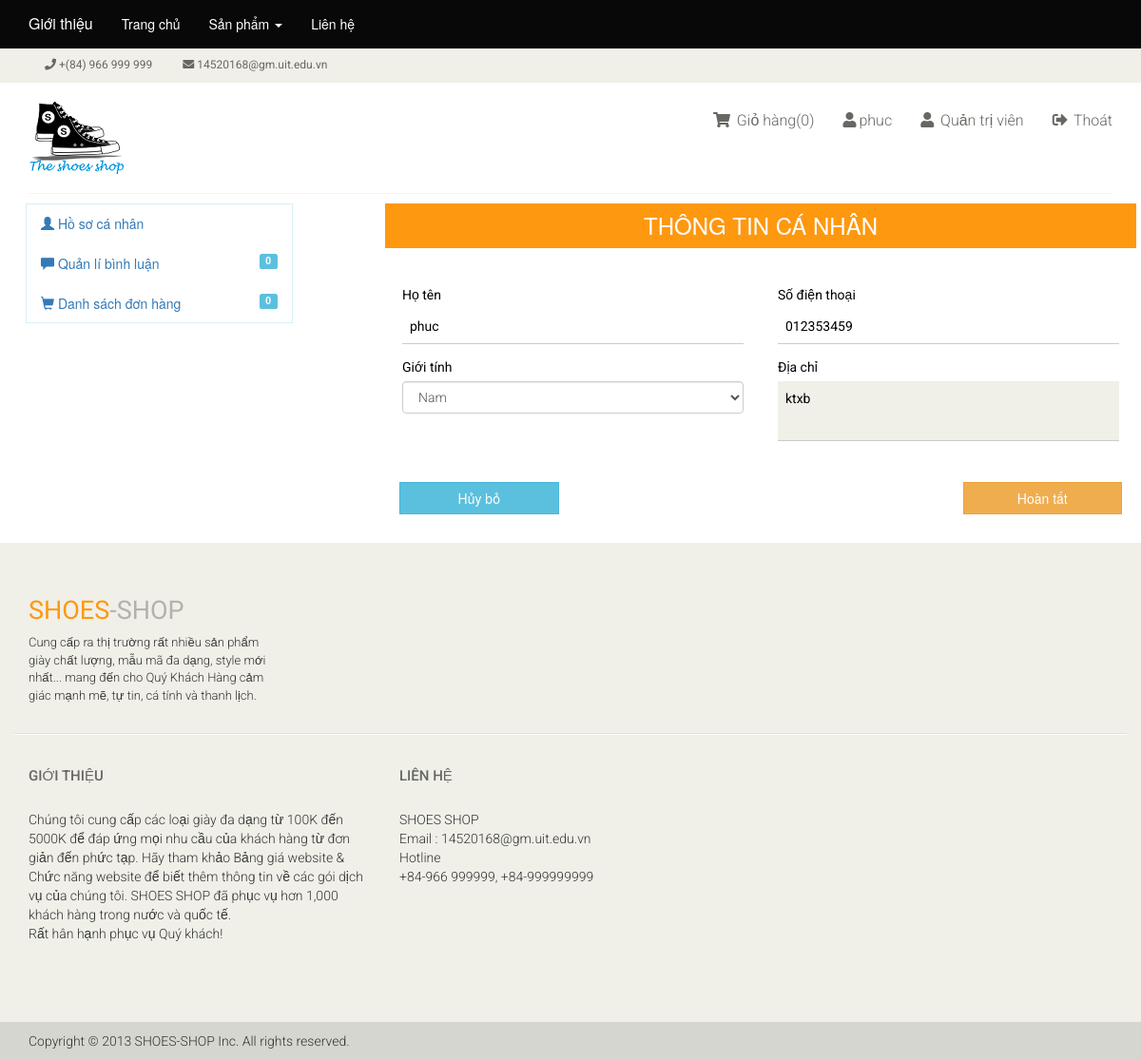
Screenshot of /nguoidung/index.php?p=hosocanhansua (signed in) with the database file from the repository.
### tables this page shows
CREATE TABLE `nguoidung` (
  `id_nguoi_dung` int(11) NOT NULL,
  `tai_khoan` varchar(50) NOT NULL,
  `ho_ten` varchar(100) NOT NULL,
  `anh_nguoi_dung` varchar(255) NOT NULL,
  `gioi_tinh` tinyint(4) NOT NULL,
  `so_dien_thoai` varchar(20) NOT NULL,
  `mat_khau` varchar(100) NOT NULL,
  `level` tinyint(2) NOT NULL,
  `dia_chi` varchar(255) NOT NULL,
  `code` varchar(50) NOT NULL
);

### nguoidung/function/nguoidung.php (called while the page is built, shortened)
<?php
	function thongtinNguoiDung($taikhoan){
		$qr="SELECT * FROM `nguoidung` WHERE tai_khoan='$taikhoan'";
		return mysql_query($qr);
	}
?>

### nguoidung/pagend/hosocanhansua.php (the view, shortened to what this page needs)
<div class="row">
	<h3 style="margin-top: 0px;background-color: #FE980F;text-transform: uppercase;text-align: center;color: #ffffff;padding-bottom: 10px;padding-top: 10px;">thông tin cá nhân</h3>
</div>
<div class=row>
	<form action="" method="POST" class="thongtinkhachhang" >
		<div class="col-xs-12 col-sm-6 col-md-6 col-lg-6">
					<div class="shopper-info" id="themsp_lable">
							<?php
								$taikhoan=$_SESSION['username'];
								$info=thongtinNguoiDung($taikhoan);
								while ($row_info=mysql_fetch_array($info)) {
							?>
							<label id="nomal_lable">Họ tên </label>
							<input id="suathongtincanhan" required type="text" placeholder="Nhập họ tên." value="<?php echo $row_info['ho_ten']?>" name="txtTen">
							<label id="nomal_lable">Giới tính </label>
							<select class="form-control" name="OpGioiTinh">
								<?php
									if ($row_info['gioi_tinh']==1){
										echo ' <option value="1" selected > Nam</option>
			                    			<option value="0" > Nữ</option>  ';
									}
									else{
										echo ' <option value="1"> Nam</option>
			                    			<option value="0" selected> Nữ</option>  ';
									}
								?>
		             		</select>
		             		<?php
								}
							?>
					</div>
		</div>
		<div class="col-xs-12 col-sm-6 col-md-6 col-lg-6">
			<div class="shopper-info" id="themsp_lable">
					<?php
						$taikhoan=$_SESSION['username'];
						$info=thongtinNguoiDung($taikhoan);
						while ($row_info=mysql_fetch_array($info)) {
					?>
					<label id="nomal_lable">Số điện thoại </label>
					<input name="txtSDT" id="suathongtincanhan" type="number" required placeholder="Nhập số điện thoại." value="<?php echo $row_info['so_dien_thoai']?>" id="nomal_lable">
					<label id="nomal_lable">Địa chỉ </label>
					<textarea id="suathongtincanhan" name="DiaChi" required id="nomal_lable" rows="3" placeholder="Nhập địa chỉ." maxlength="100" style="height: 63px;" value="<?php echo $row_info['dia_chi']?>"><?php echo $row_info['dia_chi']?></textarea>
					<?php
						}
					?>
			</div>
		</div>
		<div class="col-xs-12 col-sm-6 col-md-3 col-lg-3">
			<button  type="submit" name="btn_huy" class="btn btn-info pull-left" style="border-radius: 0px;width: 100%;margin-bottom: 10px"> Hủy bỏ</button>
		</div>
		<div class="col-xs-12 col-sm-6 col-md-offset-6 col-md-3 col-lg-offset-6 col-lg-3">
			<button type="submit" name="btn_xacnhan" class="btn btn-warning pull-right"  style=" border-radius: 0px;width: 100%;margin-bottom: 10px">Hoàn tất</button>
		</div>
	</form>
</div>

### nguoidung/css/starter-template.css (style rules this page uses)
body { padding-top: 50px; }

### nguoidung/css/main.css (style rules this page uses)
body { font-family: 'Roboto', sans-serif; background:; position: relative; font-weight:400px; }
h1, h2, h3, h4, h5, h6 { font-family: 'Roboto', sans-serif; }
.user_info input, select, textarea { background: #F0F0E9; border:0; color: #696763; padding: 5px; width: 100%; border-radius: 0; resize: none }
.shopper-info ,#nguoimua ,#nguoinhan { color: #FE980F; padding-top: 3px; font-family: 'Roboto', sans-serif; font-size: 18px; font-weight: 700; margin: 0 auto 30px; text-align: left; text-transform: uppercase; position: relative; z-index: 3; padding: 3px; }
.shopper-info ,#nguoimuaunloggin { color: black; padding-top: 3px; font-family: 'Roboto', sans-serif; font-size: 18px; margin: 0 auto 30px; text-align: left; text-transform: inherit; position: relative; z-index: 3; padding: 3px; }
.thongtinkhachhang { margin-top: 22px; font-size: 14px; }

### nguoidung/css/chitietnguoidung.css (style rules this page uses)
.pull-right { float:right }
.pull-left { float:left }

### rows the page displays
nguoidung: txtTen "phuc", OpGioiTinh "Nam", txtSDT "012353459", DiaChi "ktxb"

### other values shown
$_SESSION[hoten] "phuc"
$row_bl['sobl'] "0"
$row_dh['sodh'] "0"
